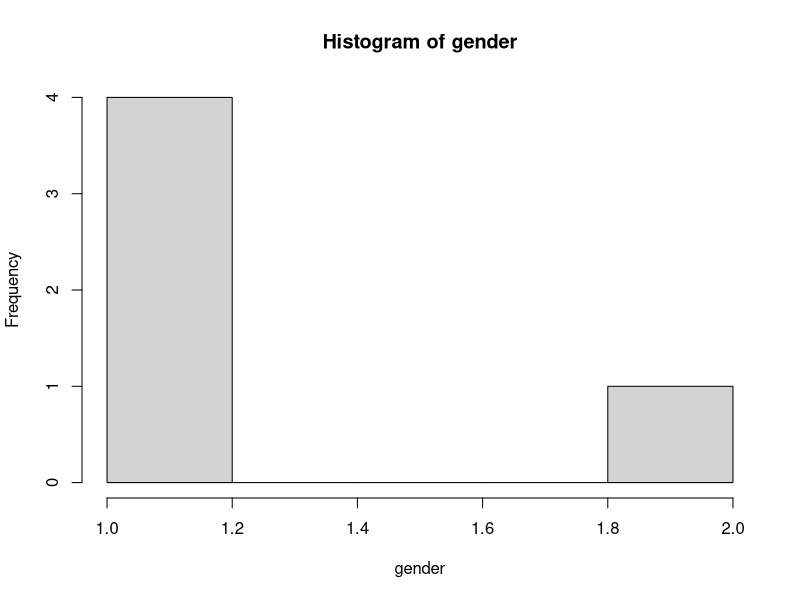

Recreate this plot in R.
#install packages ## ** block -> ctrl+enter
install.packages("stringr") 
#string data / str_length(), str_sub()
install.packages("KoNLP") #Korean
install.packages(("doBy")) 
#data / summaryBy(), orderBy(), sampleBy()
install.packages(("sqldf"))
install.packages("plyr")
#data / adply(), ddply(), mdply() /merge, add, deduct
install.packages("reshape2")
#data / melt(), cast()


# =======================================================
# 01. 다음과 같은 벡터 객체를 생성하시오.
# =======================================================

#조건1. Vec1 벡터 변수를 만들고, "R" 문자가 5회 반복되도록 하시오.
vec1<-rep("R", 5)

#조건2. Vec2 벡터 변수에 1~10까지 3 간격으로 연속된 정수를 만드시오
vec2 <- seq(1, 10, by=3)

#조건3. Vec3에는 1~10까지 3 간격으로 연속된 정수가 3회 반복되도록 만드시오.
vec3 <- rep(vec2, 3)

#조건4. Vec4에는 Vec2 ~ Vec3가 모두 포함되는 벡터를 만드시오
vec4 <- append(vec2, vec3)

#조건5. 25 ~ -15까지 5 간격으로 벡터 생성 (seq 사용)
vec5 <- seq(25,-15, by=-5)
vec5
#조건6. Vec4에서 홀수번째 값들만 선택하여 Vec5에 할당하시오
vec6 <- vec5[seq(1, length(vec5), by=2)]
vec6

# =======================================================
# 02. 다음과 같은 벡터를 칼럼으로 갖는 데이터프레임을 생성하시오
# =======================================================

# 다음---------------------------------------------------
name	<- c('최민수', '유관수', '이순신', '김유신', '홍길동')
age		<- c(55, 45, 45, 53, 15)
gender	<- c(1, 2, 1, 1, 1)
job		<- c('연예인', '주부', '군인', '직장인', '학생')
sat		<- c(3, 4, 2, 5, 5)
grade	<- c('C', 'C', 'A', 'D', 'A')
total	<- c(44.4, 28.5, 43.5, NA, 27.1)

#조건1. 위 7개의 벡터를 칼럼으로 갖는 user 데이터 프레임 생성
user <- data.frame(name, age, gender, job, sat, grade, total)
user

#조건2. gender 변수를 이용하여 히스토그램 그리기
hist(gender)


#조건3. user에서 짝수행만 선택해서 user2에 넣기
user2 <- user[seq(1, nrow(user), by=2)]
user2

# =======================================================
# 03. Data를 대상으로 apply()를 적용하여 행/열 방향으로 조건에 맞게 통계량을 구하시오.
# =======================================================
# 다음---------------------------------------------------
kor	<- c(90, 85, 90)
eng	<- c(70, 85, 75)
mat	<- c(86, 92, 88)

#조건1. 3개의 과목점수를 이용하여 데이터프레임(Data)를 생성한다.
score <- data.frame(kor, eng, mat)
score

#조건2. 행/열 방향으로 max()함수를 적용하여 최댓값 구하기
score$max <- apply(score, 1, max)
apply(score, 2, max)


#조건3. 행/열 방향으로 mean()함수를 적용하여 평균 구하기(소숫점 2자리 표현)
score$mean <- apply(score, 1, mean)
apply(score, 2, mean)

#조건4. 행 단위 분산과 표준편차 구하기
apply(score, 2, sd)
apply(score, 2, var)

# =======================================================
# 04. 다음의 Data2 객체를 대상으로 정규표현식을 적용하여 문자열을 처리하시오.
# =======================================================
# 다음---------------------------------------------------
Data2 <- c('2017-02-05 수입3000원', '2017-02-06 수입4500원', '2017-02-07 수입2500원')
library(stringr) #add
# lib stringR

#조건1. 일자별 수입을 다음과 같이 출력하시오. #str_extract_all
str_extract_all(Data2, '[0-9]+원')
Data2

#조건2. 위 벡터에서 연속하여 2개 이상 나오는 모든 숫자를 제거하시오
str_replace_all(Data2, "[0-9][0-9]", " ")

#조건3. 위 벡터에서 -를 /로 치환하시오 #str_replace_all
str_replace_all(Data2, "-", "/")

#조건4. 모든 원소를 쉼표(,)에 의해서 하나의 문자열로 합치시오 #paste
edit <- str_replace_all(Data2, " ", "")
paste(edit, collapse = "")
